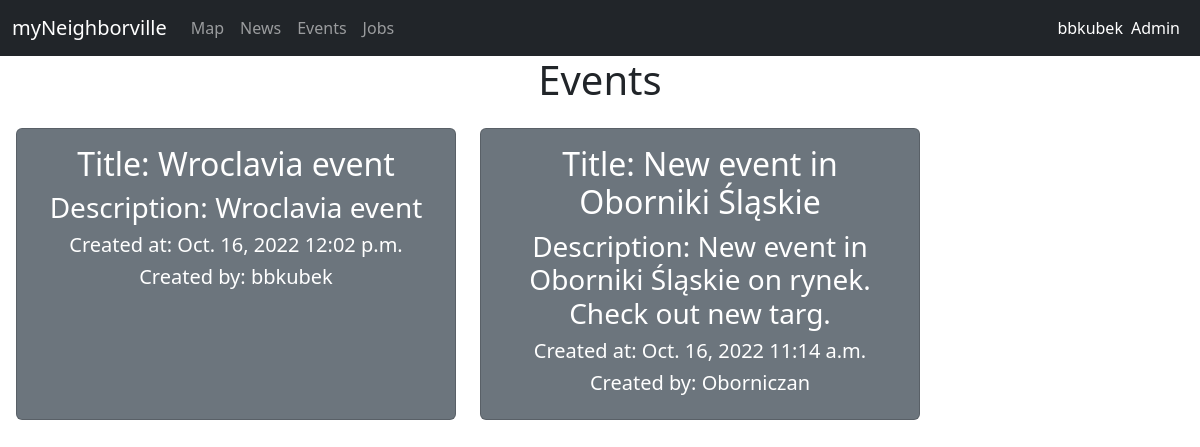
/events/ (signed in), run on the app's committed database.
### website/models.py (models this page shows, shortened)
class Event(models.Model):
    user = models.ManyToManyField(WebsiteUser)
    title = models.CharField(max_length=100)
    description = models.TextField(max_length=10000)
    dateStart = models.DateField()
    dateEnd = models.DateField()
    timeStart = models.TimeField(auto_now=False, auto_now_add=False)
    timeEnd = models.TimeField(auto_now=False, auto_now_add=False)
    location = models.CharField(max_length=100)

class WebsiteUser(models.Model):
    user = models.OneToOneField(User, on_delete=models.CASCADE)
    location = models.CharField(max_length=100)
    phoneNumber = models.CharField(max_length=100)
    def __str__(self):
        return self.user.username

### website/views.py (the view)
# urls.py: path('events/', views.events, name='events'),
@login_required
def events(request):
    events = Event.objects.all().order_by('-id')
    context = {
        'events': events,
    }
    return render(request, 'events.html', context)

### templates/events.html (shortened to what this page needs)
{% extends 'base.html' %}
{% load static %}
{% block main %}
<span style="display: flex; align-items: center; justify-content: center;">
    <h1>Events</h1>
</span>
  <div class="d-flex flex-wrap gap-2 p-2">
    {% for event in events %}
        <div class="event card text-center text-bg-secondary m-2" style="width: 27.5rem;">
          <div class="card-body">
            <h2>Title: {{event.title}}</h2>
            <h3>Description: {{event.description}}</h3>
            <h5>Created at: {{event.dateStart}} {{event.timeStart}}</h5>
            {% for user in event.user.all %}
            <h5>Created by: {{user}}</h5>
            {% endfor %}
          </div>
        </div>
    {% endfor %}
  </div>
{% endblock %}

### templates/base.html (shortened to what this page needs)
{% load static %}
<!DOCTYPE html>
<html lang="en">
  <head>
    <link href="https://cdn.jsdelivr.net/npm/bootstrap@5.2.2/dist/css/bootstrap.min.css" rel="stylesheet">
    <link rel="stylesheet" href="{% static 'css/base.css' %}">
  </head>
  <body>
    <nav class="navbar navbar-dark navbar-expand-lg bg-dark sticky-top">
      <div class="container-fluid">
        <a class="navbar-brand" href="/">myNeighborville</a>
        <div class="collapse navbar-collapse" id="navbarText">
          <ul class="navbar-nav me-auto mb-2 mb-lg-0">
            <li class="nav-item">
              <a class="nav-link" href="/map">Map</a>
            </li>
            <li class="nav-item">
              <a class="nav-link" href="/news">News</a>
            </li>
            <li class="nav-item">
              <a class="nav-link" href="/events">Events</a>
            </li>
            <li class="nav-item">
              <a class="nav-link" href="/jobs">Jobs</a>
            </li>
          </ul>
          <span class="navbar-text">
            {% if user.is_authenticated %}
            <div id="dropdown">
              <button id="username" onclick="showPopUp()">{{user.username}}</button>
            </div>
            {% else %}
            <a class="nav-link" href="/login">Log In</a>
            {% endif %}
            {% if user.is_staff %}
          </span>
          <span class="navbar-text">
            <a class="nav-link mx-2" href="/admin">Admin</a>
          </span>
          {% endif %}
        </div>
      </div>
    </nav>
    <div class="base-kontener">{% block main %}{% endblock %}</div>
  </body>
</html>

### static/css/base.css (style rules this page uses)
* { margin: 0; padding: 0; box-sizing: border-box; }
#username { background-color: inherit; border: none; color: white; }

### data on the page
Event: title "Wroclavia event", description "Wroclavia event", dateStart "Oct. 16, 2022", timeStart "12:02 p.m."
WebsiteUser: user.username "bbkubek"
Event: title "New event in Oborniki Śląskie", description "New event in Oborniki Śląskie on rynek. Check out new targ.", dateStart "Oct. 16, 2022", timeStart "11:14 a.m."
WebsiteUser: user.username "Oborniczan"

### other printed values
{{ user.username }} "bbkubek"
